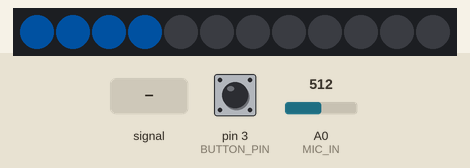
Recording of a sketch running on a simulated Arduino Uno, built with avr-gcc and run on an emulated ATmega328P. On the bench: 12 RGB LEDs in strip order, left to right. The inputs (shaded band) are chosen by the test bench; at power-on: pin 3 (BUTTON_PIN) LOW, A0 (MIC_IN) = 512. Dim RGB values are drawn brighter than linear; colours are those a GRB WS2812 strip shows for the declared byte order; what the sketch prints to the serial monitor is not drawn.

Above: at 4.2 s.
4.3 s: pin 3 (BUTTON_PIN) pulled HIGH for 0.15 s
At 5.3 s:
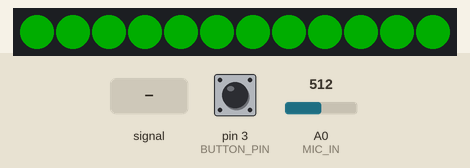
5.9 s: pin 3 (BUTTON_PIN) pulled HIGH for 1 s
At 7.5 s:
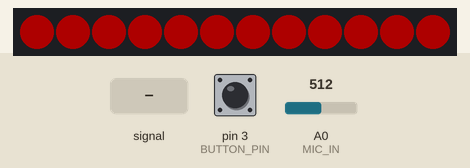
8.4 s: pin 3 (BUTTON_PIN) pulled HIGH for 3.2 s
At 12.9 s:
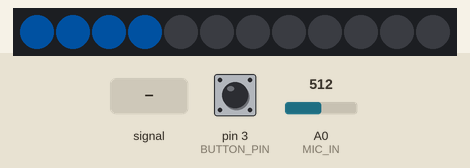
13.2 s: A0 (MIC_IN) fed a 50 Hz sine of ±306 counts around its level
At 14.2 s:
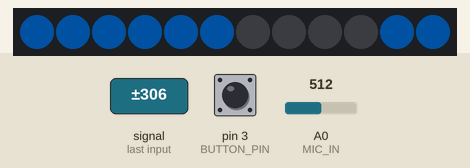
14.8 s: A0 (MIC_IN) set to 900
Timing chart, 0 to 14.9 s (numbered marks = the images above; inputs shaded):
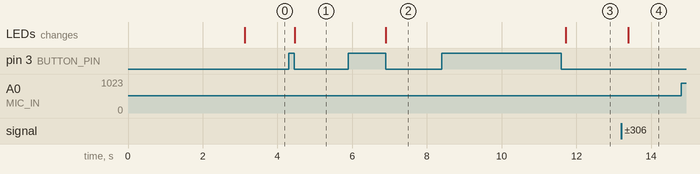

Measured:
- after the input at 4.3 s, the LEDs: change after 0.16 s (image 1)
- after the input at 5.9 s, the LEDs: change after 1.0 s (image 2)
- after the input at 8.4 s, the LEDs: change after 3.3 s (image 3)
- after the input at 13.2 s, the LEDs: change after 0.18 s (image 4)

The sketch:

Cyberpunk_Jacket_Script.ino
```cpp
//Dylan McClellan
//Cyberpunk Jacket LED Array Script

//This script is a reimagining of a code from an online user that was developed for a microphone to use an LED array
//My changes allow the addition of new LED modes that are user-defined with an infinite number of posibilities
//including the ability to change between profiles with a push-button

#include <arduinoFFT.h>
#include <FastLED.h>

#define SAMPLES 64        // Must be a power of 2
#define MIC_IN A0         // Use A0 for mic input
#define LED_PIN     7     // Data pin to LEDS
#define NUM_LEDS    12
#define BRIGHTNESS  150    // LED information
#define LED_TYPE    WS2812B
#define COLOR_ORDER RGB
#define BUTTON_PIN 3
#define xres 4            // Total number of  columns in the display
#define yres 3            // Total number of  rows in the display

int profileIterator = 0;                    //This is going to be a counter that the button will advance
bool buttonState = false;    //variable for reading the buttons current state, false = normal, true = pushed

double vReal[SAMPLES];
double vImag[SAMPLES];

int Intensity[xres] = { }; // initialize Frequency Intensity to zero
int Displacement = 1;

CRGB leds[NUM_LEDS];            // Create LED Object
arduinoFFT FFT = arduinoFFT();  // Create FFT object

void setup() {
  pinMode(MIC_IN, INPUT);       //establish microphone as an input
  pinMode(BUTTON_PIN, INPUT);  //establish the button as an input

  Serial.begin(115200);         //Initialize Serial
  delay(3000);                  // power-up safety delay
  FastLED.addLeds<LED_TYPE, LED_PIN, COLOR_ORDER>(leds, NUM_LEDS).setCorrection( TypicalLEDStrip ); //Initialize LED strips
  FastLED.setBrightness(BRIGHTNESS);
}

void loop() {
  const int NUMBER_OF_LED_PROFILES = 3;       //This is the number of profiles that we can switch between

  switch(profileIterator) {                   //This switch statement will pick the profile based on our iterator
    case 0:
      Visualizer();                           //Run the visualizer code profile
      break;
    case 1:
      StaticColorGreen();                     //Run the Static Green code profile
      break;
    case 2:
      StaticColorRed();                       //Run the Static Red code profile
      break;
  }

  //respond to button press and toggle between button states
  if (digitalRead(BUTTON_PIN) == true) {                                         //button pushed
    buttonState = !buttonState;                                                  //invert the button state for using it as a toggle instead of a push down only
    profileIterator = (profileIterator + 1) % NUMBER_OF_LED_PROFILES;            //increment the profile counter
  }
  while(digitalRead(BUTTON_PIN) == true) {                                       //wait for the release of the button
    delay(50);
  }
}

void StaticColorGreen(){
  for(int i = 0; i < NUM_LEDS; i++) {
    leds[i] = CHSV(0, 255, BRIGHTNESS);    //This is a CHSV light blue color setter for the base before modifying individual leds        //final color: 0x0084ff  (209, 255, 150)
  }
  FastLED.show();
}

void StaticColorRed(){
  for(int i = 0; i < NUM_LEDS; i++) {
    leds[i] = CHSV(354, 255, BRIGHTNESS);    //This is a CHSV light blue color setter for the base before modifying individual leds        //final color: 0x0084ff  (209, 255, 150)
  }
  FastLED.show();
}

void Visualizer(){        //Run visualizer code
  //Collect Samples
  getSamples();

  //Update Display
  displayUpdate();

  FastLED.show();
}

void getSamples(){
  for(int i = 0; i < SAMPLES; i++){
    vReal[i] = analogRead(MIC_IN);
    Serial.println(vReal[i]);
    vImag[i] = 0;
  }

  //FFT
  FFT.Windowing(vReal, SAMPLES, FFT_WIN_TYP_HAMMING, FFT_FORWARD);
  FFT.Compute(vReal, vImag, SAMPLES, FFT_FORWARD);
  FFT.ComplexToMagnitude(vReal, vImag, SAMPLES);

  //Update Intensity Array
  for(int i = 2; i < (xres*Displacement)+2; i+=Displacement){
    vReal[i] = constrain(vReal[i],0 ,2047);            // set max value for input data
    vReal[i] = map(vReal[i], 0, 2047, 0, yres);        // map data to fit our display

    Intensity[(i/Displacement)-2] --;                      // Decrease displayed value
    if (vReal[i] > Intensity[(i/Displacement)-2])          // Match displayed value to measured value
      Intensity[(i/Displacement)-2] = vReal[i];
  }
}

void displayUpdate(){
  int color = 193;
  for(int i = 0; i < xres; i++){
    for(int j = 0; j < yres; j++){
      if(j <= Intensity[i]){                                // Light everything within the intensity range
        if(j%2 == 0){
          leds[(xres*(j+1))-i-1] = CHSV(color, 255, BRIGHTNESS);
        }
        else{
          leds[(xres*j)+i] = CHSV(color, 255, BRIGHTNESS);
        }
      }
      else{                                                  // Everything outside the range goes dark
        if(j%2 == 0){
          leds[(xres*(j+1))-i-1] = CHSV(color, 255, 0);
        }
        else{
          leds[(xres*j)+i] = CHSV(color, 255, 0);
        }
      }
    }
    //color += 255/xres;                                      // Increment the Hue to get the Rainbow
  }
}


//This pseudocode will cycle through profiles
//start in profile 0 and store the value
//every time the button is pressed, add one to the old number, then mod by the number of profiles
//if you go past the largest profile, go back to 0
//make sure to ensure that every index is in bounds

//x = (x + 1) % numOfProfiles
```
